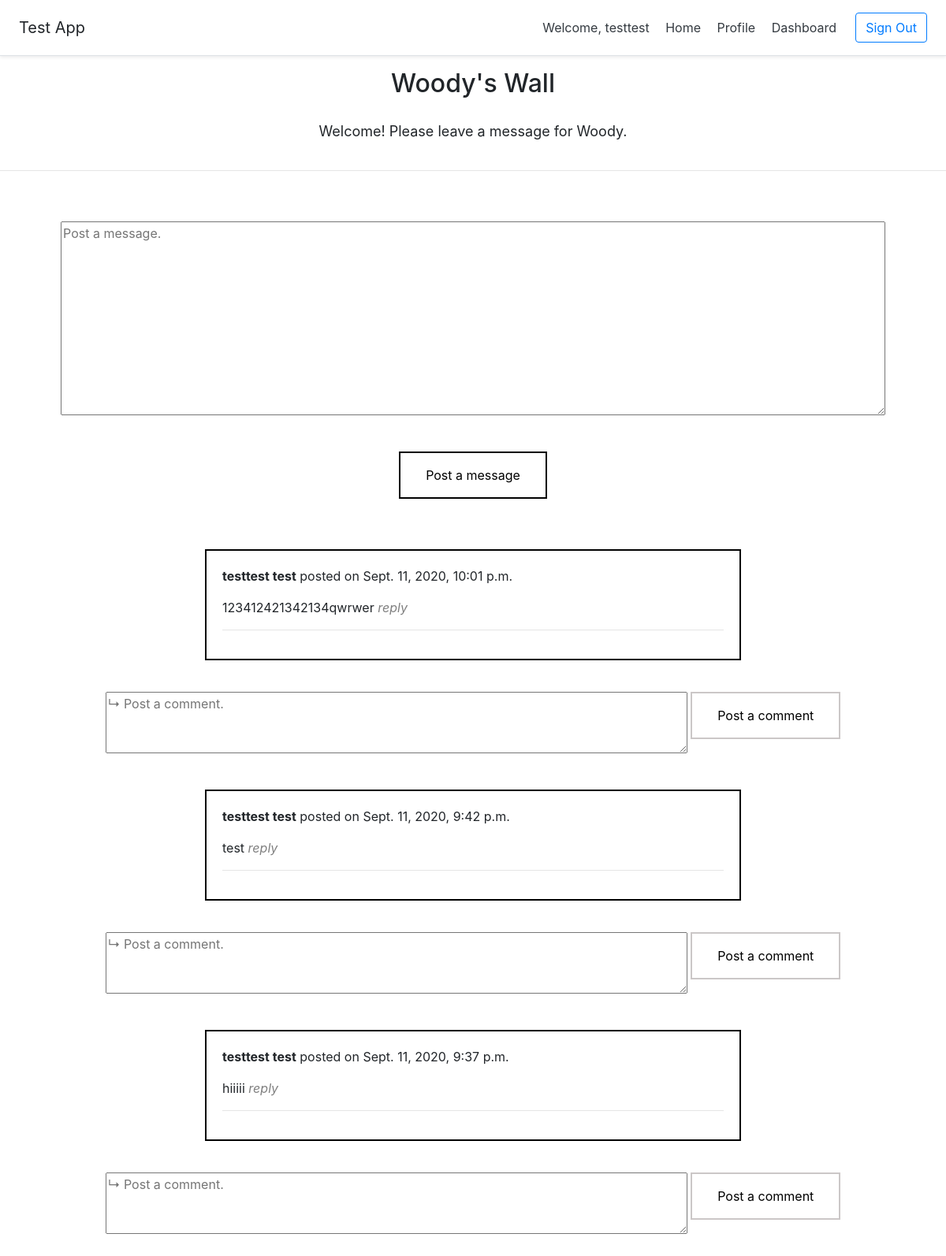
/wall/2 (signed in), run on the app's committed database.
### dojo_wall_app/models.py (models this page shows)
class User(models.Model):
  first_name = models.CharField(max_length=45)
  last_name = models.CharField(max_length=45)
  email = models.CharField(max_length=45, blank=False, unique=True)
  password = models.CharField(max_length=45)
  description = models.CharField(max_length=255, null=True)
  level = models.CharField(max_length=45, null=True)
  created_at = models.DateTimeField(auto_now_add=True)
  updated_at = models.DateTimeField(auto_now=True)
  objects = UserManager()

class Message(models.Model):
  message = models.CharField(max_length=255)
  user = models.ForeignKey(User, related_name="messages", on_delete=models.CASCADE)
  created_at = models.DateTimeField(auto_now_add=True)
  updated_at = models.DateTimeField(auto_now=True)
  objects = MessageManager()

### dojo_wall_app/views.py (the view)
# urls.py: path('wall/<int:user_id>', views.display_new_message, name='my_wall'),
def display_new_message(request, user_id):
  user = User.objects.get(id=user_id)
  logged_in_user_id=request.session['user_id']
  logged_in_user=User.objects.get(id=logged_in_user_id)
  print("logged in user is: ", logged_in_user.first_name)
  all_messages = Message.objects.all()
  all_users = User.objects.all()
  all_comments = Comment.objects.all()
  context = {
    "user" : user,
    "logged_in_user" : logged_in_user,
    "all_messages" : all_messages,
    "all_users" : all_users,
    "all_comments" : all_comments
  }
  return render(request, "wall.html", context)

### dojo_wall_app/templates/wall.html (shortened to what this page needs)
<!DOCTYPE html>
<html lang="en">
  <head>
    {% load static %}
    <link rel="stylesheet" href="{% static 'css/style.css' %}" />
    <link
      rel="stylesheet"
      href="https://stackpath.bootstrapcdn.com/bootstrap/4.5.2/css/bootstrap.min.css"
    />
  </head>
  <body>
    <div class="d-flex flex-column flex-md-row align-items-center p-3 px-md-4 mb-3 bg-white border-bottom shadow-sm">
      <h5 class="my-0 mr-md-auto font-weight-normal">Test App</h5>
      <nav class="my-2 my-md-0 mr-md-3">
        <a class="p-2 text-dark" href="/dashboard">Welcome, {{logged_in_user.first_name}}</a>
        <a class="p-2 text-dark" href="/dashboard">Home</a>
        <a class="p-2 text-dark" href="#">Profile</a>
        <a class="p-2 text-dark" href="{% url 'dashboard:my_index' %}">Dashboard</a>
      </nav>
      <a class="btn btn-outline-primary" href="/log_out">Sign Out</a>
    </div>
      <div class="header">
        <h2>{{user.first_name}}'s Wall</h2>
        <p>Welcome! Please leave a message for {{user.first_name}}.</p>
      </div>
      <hr />
      <br />
      <div class="post">
        <br />
        <form action="/new_message" method="POST" id="message_box">
          <textarea
            name="message"
            cols="100"
            rows="10"
            placeholder="Post a message."
          ></textarea
          ><br />
          <button type="submit">Post a message</button>
        </form>
      </div>
      <br />
      {% for message in all_messages reversed %} {% if message.user != user %}
      <div class="messages">
        <p>
          <strong id="user"
            >{{message.user.first_name}} {{message.user.last_name}}</strong
          >
          posted on {{message.created_at}}
        </p>
        <p>
          {{message.message}} <a href="/wall" id="reply">reply</a>
        </p>
        <hr />
      </div>
      <div id="comment_form">
        <form action="/new_comment" method="POST" id="comment_box">
          <textarea
            rows="3"
            cols="70"
            name="comment"
            placeholder="&#x21B3; Post a comment."
          ></textarea>
          <button class="secondary">Post a comment</button>
        </form>
      </div>
      {% endif %}
    {% endfor %}
    <br />
  </body>
</html>

### dojo_wall_app/static/css/style.css (style rules this page uses)
h2 { text-align: center; font-size: 50px; }
.header p { text-align: center; font-size: 18px; padding: 20px; }
.messages { margin: 40px 260px; padding: 20px; border: 2px black solid; }
#message_box, #comment_box { text-align: center; }
#comment_form { vertical-align: top; }
.secondary { border: 2px solid rgb(203, 199, 199); vertical-align: top; }
#message_box > textarea { margin-bottom: 40px; }
button { background-color: white; color: black; border: 2px solid black; padding: 16px 32px; text-align: center; display: inline-block; font-size: 16px; margin: 0px 4px; transition-duration: 0.4s; cursor: pointer; }
#reply, #delete { font-style: italic; color: gray; }

### data on the page
User: first_name "testtest"
User: first_name "Woody"
Message: user.first_name "testtest", user.last_name "test", created_at "Sept. 11, 2020, 10:01 p.m.", message "123412421342134qwrwer"
Message: user.first_name "testtest", user.last_name "test", created_at "Sept. 11, 2020, 9:42 p.m.", message "test"
Message: user.first_name "testtest", user.last_name "test", created_at "Sept. 11, 2020, 9:37 p.m.", message "hiiiii"
